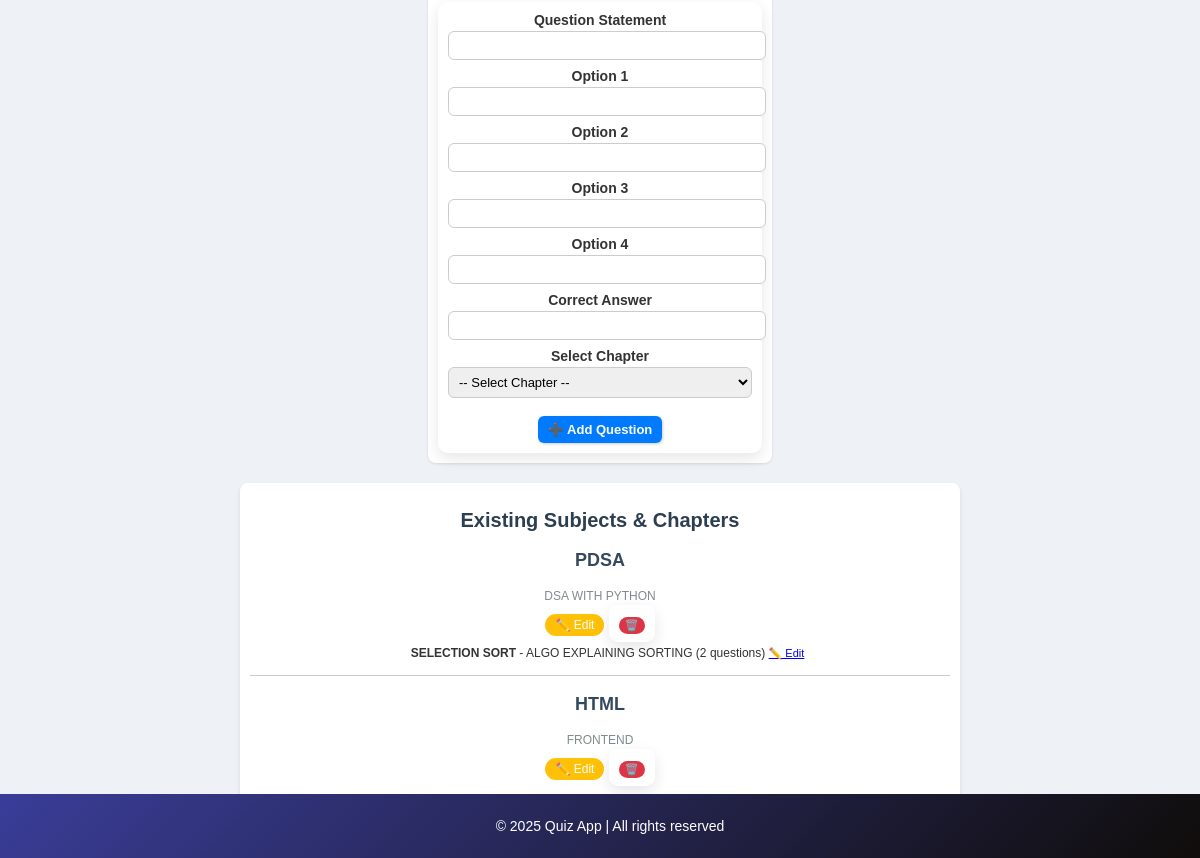
The page /admin_dashboard (signed in, lower part) on the database as committed earlier.
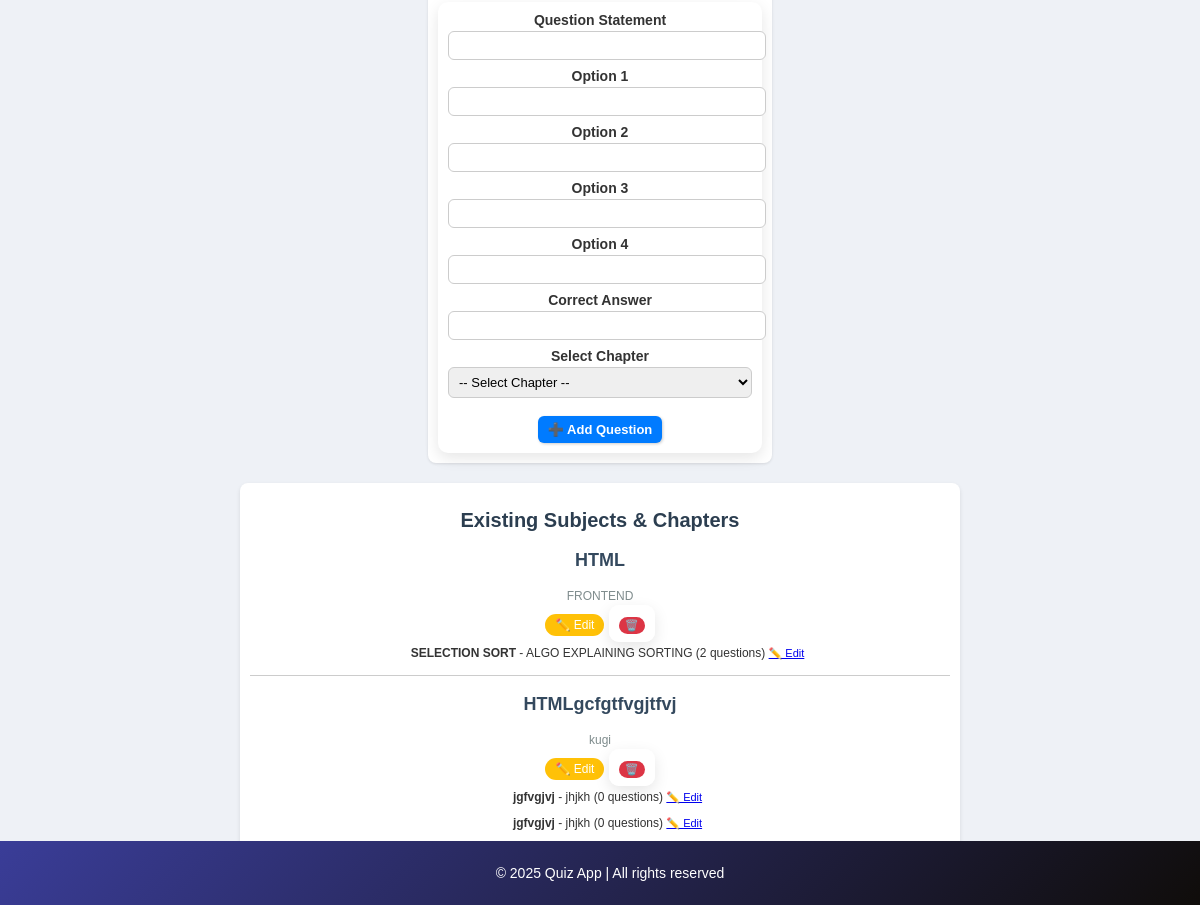
The same page on the database as committed later.
### models.py (models this page shows)
class Subject(db.Model):
    id = db.Column(db.Integer, primary_key=True)
    subject_name = db.Column(db.String(80), nullable=False)
    description = db.Column(db.String(255), nullable=True)

class Chapter(db.Model):
    id = db.Column(db.Integer, primary_key = True)
    chapter_name = db.Column(db.String(80), nullable=False)
    description = db.Column(db.String(255), nullable=True)
    subject_id = db.Column(db.Integer, db.ForeignKey('subject.id'), nullable=False)
    subject = db.relationship('Subject', backref=db.backref('chapters', lazy=True))
    questions = db.relationship('Question', backref='chapter', lazy=True)

### app.py (the view, shortened to what this page needs)
@app.route('/admin_dashboard', methods=['GET', 'POST'])
def admin_dashboard():
    if "user_id" not in session or session['user_role'] != 'admin':
        flash("Unauthorized access!", "danger")
        return redirect(url_for("login"))
    subjects = Subject.query.all()
    chapters = Chapter.query.all()
    return render_template("admin_dashboard.html", subjects=subjects, chapters=chapters)

### templates/admin_dashboard.html (shortened to what this page needs)
{% extends 'base.html' %}
{% block content %}
<div class="dashboard-container">
  <div class="form-container" style="width: 45%; margin: 20px auto;">
    <form method="POST">
        <label style="font-weight: bold; display: block; margin-bottom: 3px; font-size: 14px;">Question Statement</label>
        <input type="text" name="question_statement" required>
        <label style="font-weight: bold; display: block; margin-bottom: 3px; font-size: 14px;">Option 1</label>
        <input type="text" name="option1" required>
        <label style="font-weight: bold; display: block; margin-bottom: 3px; font-size: 14px;">Option 2</label>
        <input type="text" name="option2" required>
        <label style="font-weight: bold; display: block; margin-bottom: 3px; font-size: 14px;">Option 3</label>
        <input type="text" name="option3" required>
        <label style="font-weight: bold; display: block; margin-bottom: 3px; font-size: 14px;">Option 4</label>
        <input type="text" name="option4" required>
        <label style="font-weight: bold; display: block; margin-bottom: 3px; font-size: 14px;">Correct Answer</label>
        <input type="text" name="correct_answer" required>
        <label style="font-weight: bold; display: block; margin-bottom: 3px; font-size: 14px;">Select Chapter</label>
        <select name="chapter_id" required>
            <option value="">-- Select Chapter --</option>
        </select>
        <div style="text-align: center; margin-top: 10px;">
            <button type="submit">➕ Add Question</button>
        </div>
    </form>
  </div>
  <div class="subject-container">
    <h2 style="text-align: center; font-weight: bold; color: #2c3e50; font-size: 20px;">Existing Subjects & Chapters</h2>
    {% for subject in subjects %}
      <div class="subject-item">
          <h3 style="color: #34495e; text-align: center; font-weight: bold; font-size: 18px;">{{ subject.subject_name }}</h3>
          <p style="text-align: center; color: #7f8c8d; font-size: 12px;">{{ subject.description }}</p>
          <div style="text-align: center; margin-bottom: 10px;">
              <a href="{{ url_for('edit_subject', subject_id=subject.id) }}" style="background: #ffc107; color: white; padding: 4px 10px; border-radius: 15px; text-decoration: none; font-size: 12px;">✏️ Edit</a>
              <form method="POST" action="{{ url_for('delete_subject', subject_id=subject.id) }}" style="display: inline;">
                  <button type="submit" onclick="return confirm('Are you sure you want to delete this chapter?');" style="background: #dc3545; color: white; padding: 2px 6px; border-radius: 10px; border: none; cursor: pointer; font-size: 11px;">🗑️</button>
              </form>
          </div>
          <div style="padding-left: 15px;">
              {% for chapter in subject.chapters %}
                  <p style="font-size: 12px; margin-bottom: 5px;">
                      <strong>{{ chapter.chapter_name }}</strong> - {{ chapter.description }}
                      (<span>{{ chapter.questions|length }} questions</span>)
                      <a href="{{ url_for('edit_chapter', chapter_id=chapter.id) }}" style="font-size: 11px;">✏️ Edit</a>
                  </p>
              {% endfor %}
          </div>
      </div>
    {% else %}
      <p style="text-align: center; color: #6c757d; font-size: 14px;">No subjects available. Add a new subject to get started.</p>
    {% endfor %}
  </div>
</div>
{% endblock %}

### templates/base.html (shortened to what this page needs)
<!DOCTYPE html>
<html lang="en">
<head>
</head>
<body>
    <main>
        {% block content %}
        {% endblock %}
    </main>
    <footer>
        <p>&copy; 2025 Quiz App | All rights reserved</p>
    </footer>
</body>
</html>

### templates/base.html (style rules this page uses)
form { background: white; padding: 10px; border-radius: 10px; box-shadow: 0px 5px 15px rgba(0, 0, 0, 0.1); }
input, select { border: 2px solid #3a3d98; border-radius: 10px; padding: 8px; }
button { font-size: 14px; font-weight: bold; padding: 8px 12px; }
body { font-family: 'Poppins', Arial, sans-serif; margin: 0; padding: 0; background-color: #eef1f6; color: #333; }
main { padding: 20px; text-align: center; max-width: 800px; margin: auto; }
footer { text-align: center; padding: 10px; background: linear-gradient(135deg, #3a3d98, #0f0c08); color: white; position: fixed; bottom: 0; width: 100%; font-size: 14px; }

### templates/admin_dashboard.html (style rules this page uses)
.dashboard-container { max-width: 90%; margin: auto; padding: 10px; }
.form-container { background: white; padding: 10px; margin: 10px; border-radius: 8px; box-shadow: 0 1px 3px rgba(0, 0, 0, 0.1); }
.form-container input, .form-container select { width: 100%; padding: 6px; margin-bottom: 8px; font-size: 13px; border: 1px solid #ccc; border-radius: 6px; }
.form-container button { padding: 6px 10px; font-size: 13px; border-radius: 6px; border: none; cursor: pointer; background: #007bff; color: white; box-shadow: 1px 1px 3px rgba(0, 0, 0, 0.2); }
.subject-container { background-color: white; padding: 10px; margin: 10px auto; border-radius: 8px; box-shadow: 0 2px 4px rgba(0, 0, 0, 0.1); }
.subject-item { padding-bottom: 10px; margin-bottom: 10px; border-bottom: 1px solid #ccc; }
.subject-item:last-child { border-bottom: none; }

Rows that differ between the two databases and show on the page:
removed Subject: subject_name "PDSA", description "DSA WITH PYTHON", Chapter (chapter_name "SELECTION SORT", description "ALGO EXPLAINING SORTING", questions|length "2")
changed Subject "HTML": gains Chapter (chapter_name "SELECTION SORT", description "ALGO EXPLAINING SORTING", questions|length "2")
added Subject: subject_name "HTMLgcfgtfvgjtfvj", description "kugi"
added Chapter: chapter_name "jgfvgjvj", description "jhjkh", questions|length "0", shown under "HTMLgcfgtfvgjtfvj"
added Chapter: chapter_name "jgfvgjvj", description "jhjkh", questions|length "0", shown under "HTMLgcfgtfvgjtfvj"
